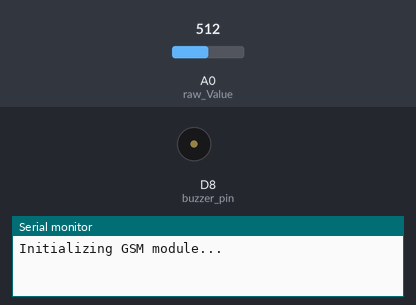
The sketch below on a simulated ESP8266 (NodeMCU). Parts: buzzer (waves = sounding, pin HIGH), the last lines printed to the serial monitor. The test bench sets the inputs (shaded band); at power-on: A0 (raw_Value) = 512. The modem accepts every AT command (registered, SIM ready, sends succeed) and sends nothing else.

Above: at 0.1 s.
At 3.1 s:
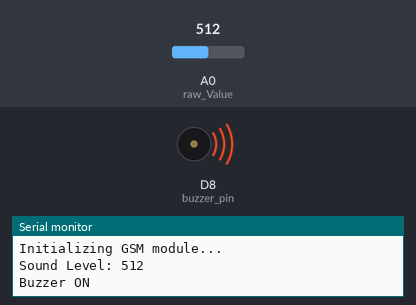
Timing chart, 0 to 4.6 s (numbered marks = the images above):
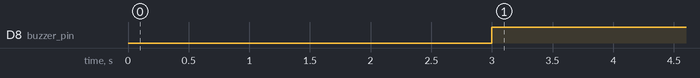

Measured:
- by itself, D8 (buzzer_pin): LOW → HIGH at 3.0 s

The sketch:

noisecomb.ino
```cpp
#include <SoftwareSerial.h>

#define GSM_TX D2  // Connect GSM module TX to NodeMCU D1
#define GSM_RX D4  // Connect GSM module RX to NodeMCU D2

SoftwareSerial gsmSerial(GSM_TX, GSM_RX);

int raw_Value = A0;  // Analog pin connected to the sound sensor
int buzzer_pin = D8; // Pin connected to the buzzer

void setup() {
  Serial.begin(9600);   // Initialize serial communication for debugging
  gsmSerial.begin(9600); // Initialize GSM serial communication

  pinMode(raw_Value, INPUT);  // Set pin A0 as an input
  pinMode(buzzer_pin, OUTPUT); // Set buzzer pin as an output

  Serial.println("Initializing GSM module...");

  delay(2000); // Give time for the GSM module to initialize

  // AT command to test if the GSM module is responding
  gsmSerial.println("AT");
  delay(1000);
}

void loop() {
  int val_analog = analogRead(raw_Value);  // Read the analog value from the sound sensor

  Serial.print("Sound Level: ");
  Serial.println(val_analog);  // Print the analog value to the Serial Monitor

  // Check if the sound level exceeds 215
  if (val_analog > 70) {
    digitalWrite(buzzer_pin, HIGH);  // Turn on the buzzer
    Serial.println("Buzzer ON");     // Print a message to indicate buzzer is on

    // Send SMS when noise is detected
    sendSMS("Form 2 yellow students are making noise");
    delay(5000); // Add a delay to avoid sending multiple SMS in quick succession
  } else {
    digitalWrite(buzzer_pin, LOW);   // Turn off the buzzer
  }

  delay(100);  // Add a small delay to avoid flooding the Serial Monitor
}

void sendSMS(const char* message) {
  // AT command to set SMS mode
  gsmSerial.println("AT+CMGF=1");
  delay(1000);

  // Replace PHONE_NUMBER with the phone number you want to send the SMS to
  gsmSerial.print("AT+CMGS=\"0740390420\"\r");
  delay(1000);
  gsmSerial.print(message); // Send the message
  delay(100);
  gsmSerial.write(26); // ASCII code for Ctrl+Z
  delay(1000);

  Serial.println("SMS Sent!");
}
```
